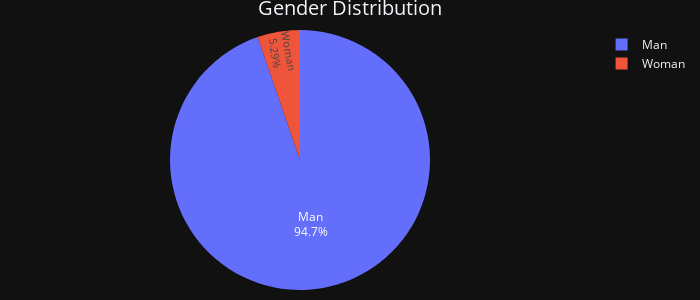

The cell this chart's notebook holds for it:
### Code cell
create_gender_dist_chart(gender_count)

### Figure 1 — Plotly figure (JSON) as saved in the notebook; plotly's stock layout.template omitted (floating-point values rounded to 4 significant figures)
{"data": [{"domain": {"x": [0.0, 1.0], "y": [0.0, 1.0]}, "hovertemplate": "index=%{label}<br>value=%{value}<extra></extra>", "labels": [["Man"], ["Woman"]], "legendgroup": "", "name": "", "showlegend": true, "values": [45746, 2557], "type": "pie", "textinfo": "percent+label", "textposition": "inside"}], "layout": {"legend": {"tracegroupgap": 0}, "title": {"text": "Gender Distribution", "font": {"size": 20}, "x": 0.5}, "margin": {"t": 30, "l": 10, "r": 10, "b": 10}, "width": 700, "height": 300}}
